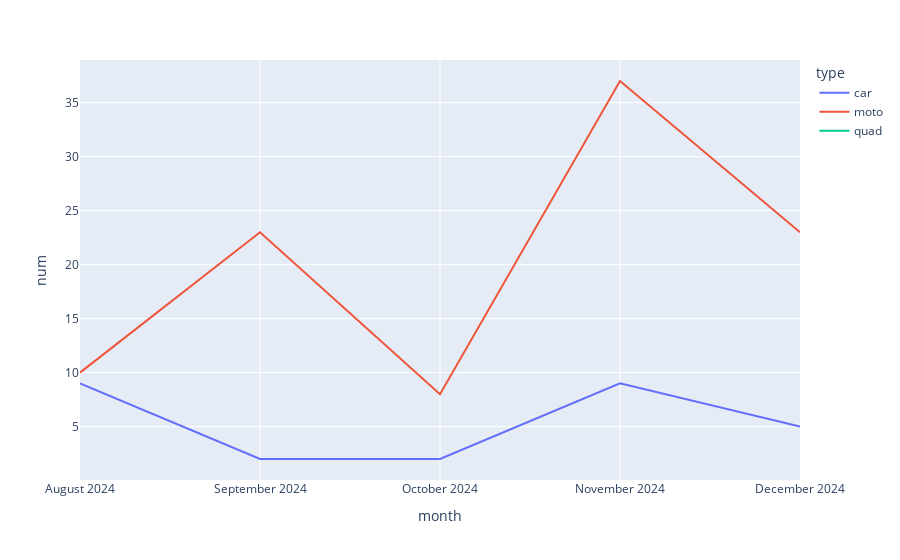

The notebook cell this image was saved under:
### Code cell
fig = px.line(b_grp, x='month', y='num', color='type')
fig.show()

### Figure 1 — Plotly figure (JSON) as saved in the notebook; plotly's stock layout.template omitted (floating-point values rounded to 4 significant figures)
{"data": [{"hovertemplate": "type=car<br>month=%{x}<br>num=%{y}<extra></extra>", "legendgroup": "car", "line": {"color": "#636efa", "dash": "solid"}, "marker": {"symbol": "circle"}, "mode": "lines", "name": "car", "orientation": "v", "showlegend": true, "type": "scatter", "x": ["August 2024", "September 2024", "October 2024", "November 2024", "December 2024"], "xaxis": "x", "y": [9, 2, 2, 9, 5], "yaxis": "y"}, {"hovertemplate": "type=moto<br>month=%{x}<br>num=%{y}<extra></extra>", "legendgroup": "moto", "line": {"color": "#EF553B", "dash": "solid"}, "marker": {"symbol": "circle"}, "mode": "lines", "name": "moto", "orientation": "v", "showlegend": true, "type": "scatter", "x": ["August 2024", "September 2024", "October 2024", "November 2024", "December 2024"], "xaxis": "x", "y": [10, 23, 8, 37, 23], "yaxis": "y"}, {"hovertemplate": "type=quad<br>month=%{x}<br>num=%{y}<extra></extra>", "legendgroup": "quad", "line": {"color": "#00cc96", "dash": "solid"}, "marker": {"symbol": "circle"}, "mode": "lines", "name": "quad", "orientation": "v", "showlegend": true, "type": "scatter", "x": ["October 2024"], "xaxis": "x", "y": [2], "yaxis": "y"}], "layout": {"legend": {"title": {"text": "type"}, "tracegroupgap": 0}, "margin": {"t": 60}, "xaxis": {"anchor": "y", "domain": [0, 1], "title": {"text": "month"}}, "yaxis": {"anchor": "x", "domain": [0, 1], "title": {"text": "num"}}}}
